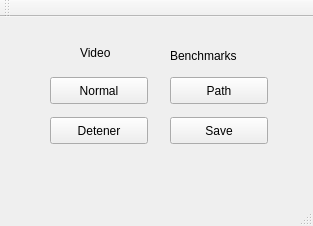
<?xml version="1.0" encoding="UTF-8"?>
<ui version="4.0">
 <class>MainWindow</class>
 <widget class="QMainWindow" name="MainWindow">
  <property name="geometry">
   <rect>
    <x>0</x>
    <y>0</y>
    <width>313</width>
    <height>226</height>
   </rect>
  </property>
  <property name="windowTitle">
   <string>MainWindow</string>
  </property>
  <widget class="QWidget" name="centralWidget">
   <widget class="QLabel" name="label">
    <property name="geometry">
     <rect>
      <x>80</x>
      <y>20</y>
      <width>51</width>
      <height>31</height>
     </rect>
    </property>
    <property name="text">
     <string>Video</string>
    </property>
   </widget>
   <widget class="QPushButton" name="video_normal">
    <property name="geometry">
     <rect>
      <x>50</x>
      <y>60</y>
      <width>98</width>
      <height>27</height>
     </rect>
    </property>
    <property name="text">
     <string>Normal</string>
    </property>
   </widget>
   <widget class="QPushButton" name="detener">
    <property name="geometry">
     <rect>
      <x>50</x>
      <y>100</y>
      <width>98</width>
      <height>27</height>
     </rect>
    </property>
    <property name="text">
     <string>Detener</string>
    </property>
   </widget>
   <widget class="QPushButton" name="benchmark_btn">
    <property name="geometry">
     <rect>
      <x>170</x>
      <y>60</y>
      <width>98</width>
      <height>27</height>
     </rect>
    </property>
    <property name="text">
     <string>Path</string>
    </property>
   </widget>
   <widget class="QLabel" name="label_3">
    <property name="geometry">
     <rect>
      <x>170</x>
      <y>30</y>
      <width>91</width>
      <height>17</height>
     </rect>
    </property>
    <property name="text">
     <string>Benchmarks</string>
    </property>
   </widget>
   <widget class="QPushButton" name="save_benchmarks">
    <property name="geometry">
     <rect>
      <x>170</x>
      <y>100</y>
      <width>98</width>
      <height>27</height>
     </rect>
    </property>
    <property name="text">
     <string>Save</string>
    </property>
   </widget>
  </widget>
  <widget class="QMenuBar" name="menuBar">
   <property name="geometry">
    <rect>
     <x>0</x>
     <y>0</y>
     <width>313</width>
     <height>25</height>
    </rect>
   </property>
  </widget>
  <widget class="QToolBar" name="mainToolBar">
   <attribute name="toolBarArea">
    <enum>TopToolBarArea</enum>
   </attribute>
   <attribute name="toolBarBreak">
    <bool>false</bool>
   </attribute>
  </widget>
  <widget class="QStatusBar" name="statusBar"/>
 </widget>
 <layoutdefault spacing="6" margin="11"/>
 <resources/>
 <connections/>
</ui>
